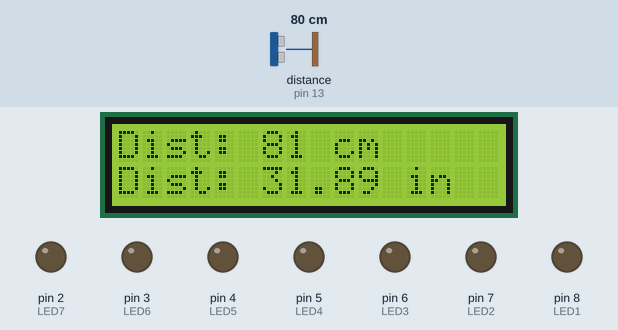
This sketch was run on a simulated Arduino Uno, built with avr-gcc and run on an emulated ATmega328P. On the bench: 16×2 character LCD, output pins drawn as LEDs (lit = HIGH). Wiring (inferred from the names in the program): ultrasonic range finder: trigger pin 12; echo pin 13. The inputs (shaded band) are chosen by the test bench; at power-on: distance to the obstacle (sensor on pin 13) 80 cm. The echo pulse lasts 58.3 µs per cm; pins used as bus, display or sensor lines are not drawn; what the sketch prints to the serial monitor is not drawn.

Above: at 3.3 s.
3.4 s: distance to the obstacle (sensor on pin 13) set to 9 cm
At 4.7 s:
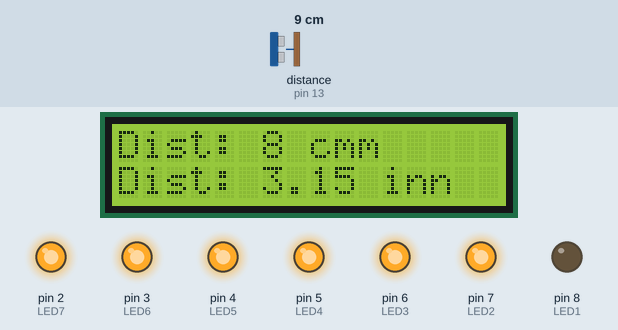
5.0 s: distance to the obstacle (sensor on pin 13) set to 18 cm
At 5.7 s:
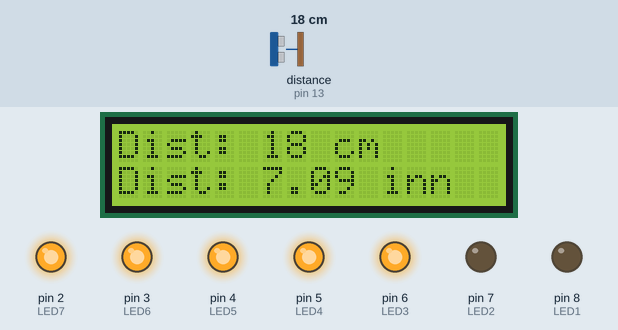
6.6 s: distance to the obstacle (sensor on pin 13) set to 35 cm
At 7.5 s:
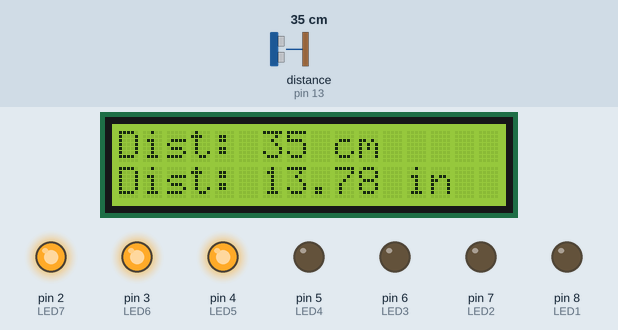
8.1 s: distance to the obstacle (sensor on pin 13) set to 2 cm
At 8.8 s:
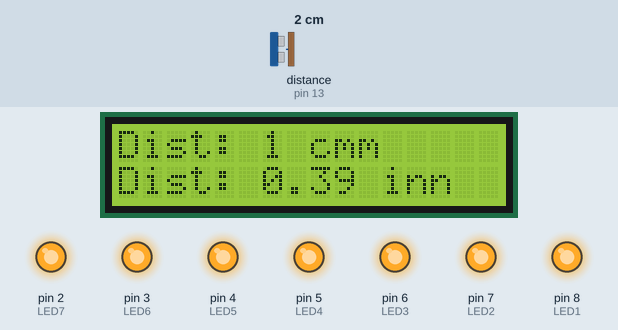
9.7 s: distance to the obstacle (sensor on pin 13) set to 24 cm
At 10.8 s:
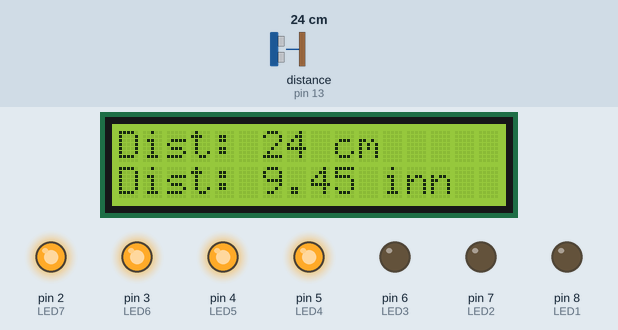
11.3 s: distance to the obstacle (sensor on pin 13) set to 38 cm
At 12.8 s:
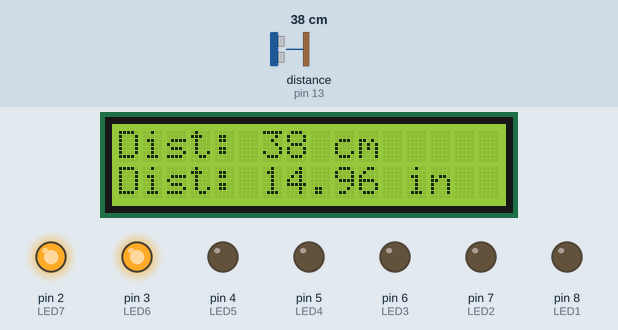
Timing chart, 0 to 13.8 s (numbered marks = the images above; inputs shaded):
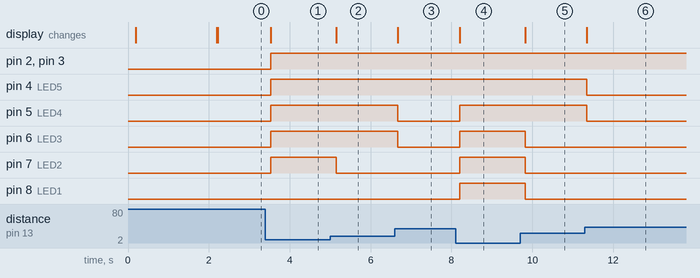

Measured:
- after the input at 3.4 s, pin 2 (LED7), pin 3 (LED6), pin 4 (LED5), pin 5 (LED4), pin 6 (LED3), pin 7 (LED2): LOW → HIGH after 0.13 s; the display: changes after 0.13 s (image 1)
- after the input at 5.0 s, pin 7 (LED2): HIGH → LOW after 0.15 s; the display: changes after 0.15 s (image 2)
- after the input at 6.6 s, pin 5 (LED4), pin 6 (LED3): HIGH → LOW after 0.07 s; the display: changes after 0.07 s (image 3)
- after the input at 8.1 s, pin 5 (LED4), pin 6 (LED3), pin 7 (LED2), pin 8 (LED1): LOW → HIGH after 0.11 s; the display: changes after 0.11 s (image 4)
- after the input at 9.7 s, pin 6 (LED3), pin 7 (LED2), pin 8 (LED1): HIGH → LOW after 0.13 s; the display: changes after 0.13 s (image 5)
- after the input at 11.3 s, pin 4 (LED5), pin 5 (LED4): HIGH → LOW after 0.05 s; the display: changes after 0.05 s (image 6)

The sketch:

sketch_dec12a.ino
```cpp
#include <Wire.h>
#include <LiquidCrystal_I2C.h>

LiquidCrystal_I2C lcd(0x27, 16, 2);

const int echo = 13;
const int trig = 12;

const int LED1 = 8;
const int LED2 = 7;
const int LED3 = 6;
const int LED4 = 5;
const int LED5 = 4;
const int LED6 = 3;
const int LED7 = 2;

long duration;
int distance;
float distanceInch;

void setup() {
  // put your setup code here, to run once:
  lcd.init();
  lcd.backlight();
  delay(100); // Small delay to ensure LCD is ready

  lcd.setCursor(0, 0);
  lcd.print("WELCOME TO");
  lcd.setCursor(0, 1);
  lcd.print("SSSINVENTIONS");
  delay(2000);
  lcd.clear(); // Clear the LCD screen

  pinMode(trig, OUTPUT);
  pinMode(echo, INPUT);

  pinMode(LED1, OUTPUT);
  pinMode(LED2, OUTPUT);
  pinMode(LED3, OUTPUT);
  pinMode(LED4, OUTPUT);
  pinMode(LED5, OUTPUT);
  pinMode(LED6, OUTPUT);
  pinMode(LED7, OUTPUT);

  Serial.begin(9600);
}

void loop() {
  // put your main code here, to run repeatedly:
  digitalWrite(trig, LOW);
  delayMicroseconds(2);
  digitalWrite(trig, HIGH);
  delayMicroseconds(10);
  digitalWrite(trig, LOW);

  duration = pulseIn(echo, HIGH);
  distance = (duration / 2) / 28.5;
  distanceInch = distance / 2.54;
  Serial.print("Distance: ");
  Serial.print(distance);
  Serial.print(" cm / ");
  Serial.print(distanceInch);
  Serial.println(" inches");

  lcd.setCursor(0, 0);
  lcd.print("Dist: ");
  lcd.print(distance);
  lcd.print(" cm");

  lcd.setCursor(0, 1);
  lcd.print("Dist: ");
  lcd.print(distanceInch);
  lcd.print(" in");

  if (distance <= 7) {
    digitalWrite(LED1, HIGH);
  } else {
    digitalWrite(LED1, LOW);
  }

  if (distance <= 14) {
    digitalWrite(LED2, HIGH);
  } else {
    digitalWrite(LED2, LOW);
  }

  if (distance <= 21) {
    digitalWrite(LED3, HIGH);
  } else {
    digitalWrite(LED3, LOW);
  }

  if (distance <= 28) {
    digitalWrite(LED4, HIGH);
  } else {
    digitalWrite(LED4, LOW);
  }

  if (distance <= 35) {
    digitalWrite(LED5, HIGH);
  } else {
    digitalWrite(LED5, LOW);
  }

  if (distance <= 42) {
    digitalWrite(LED6, HIGH);
  } else {
    digitalWrite(LED6, LOW);
  }

  if (distance <= 49) {
    digitalWrite(LED7, HIGH);
  } else {
    digitalWrite(LED7, LOW);
  }

  delay(100); // Small delay to make reading on LCD more stable
}
```
